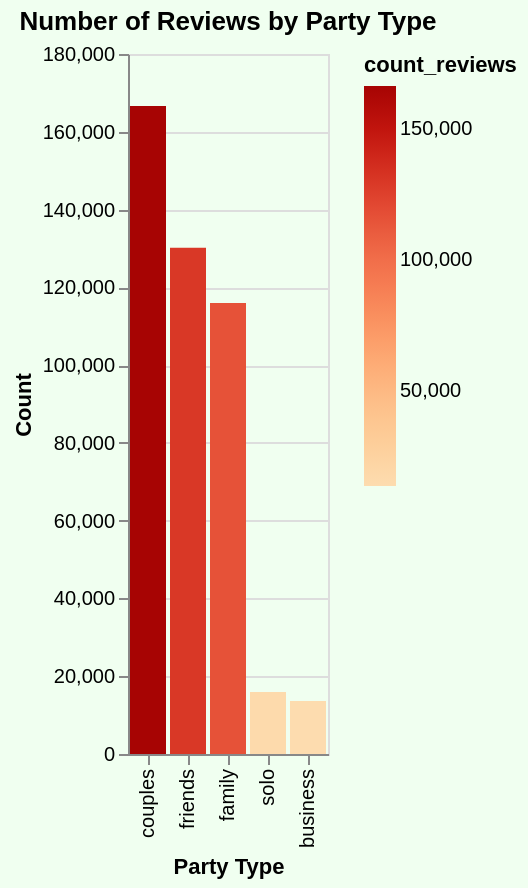

Describe this chart as a Vega-Lite specification.
### Vega-Lite specification from a JSON file in a GitHub repository (floating-point values rounded to 4 significant figures)
{"config": {"view": {"continuousWidth": 300, "continuousHeight": 300}}, "data": {"name": "data-a818f82ff735754c2335fb835d9b7391"}, "mark": {"type": "bar"}, "background": "#f0fff0", "encoding": {"color": {"field": "count_reviews", "scale": {"scheme": "orangered"}, "type": "quantitative"}, "tooltip": [{"field": "count_reviews", "type": "quantitative"}, {"field": "party_type", "type": "nominal"}], "x": {"field": "party_type", "sort": {"field": "count_reviews", "order": "descending"}, "title": "Party Type", "type": "nominal"}, "y": {"field": "count_reviews", "title": "Count", "type": "quantitative"}}, "height": 350, "title": "Number of Reviews by Party Type", "width": "container", "$schema": "https://vega.github.io/schema/vega-lite/v5.17.0.json", "datasets": {"data-a818f82ff735754c2335fb835d9b7391": [{"party_type": "business", "count_reviews": 13639}, {"party_type": "couples", "count_reviews": 166608}, {"party_type": "family", "count_reviews": 115982}, {"party_type": "friends", "count_reviews": 130175}, {"party_type": "solo", "count_reviews": 15919}]}}
